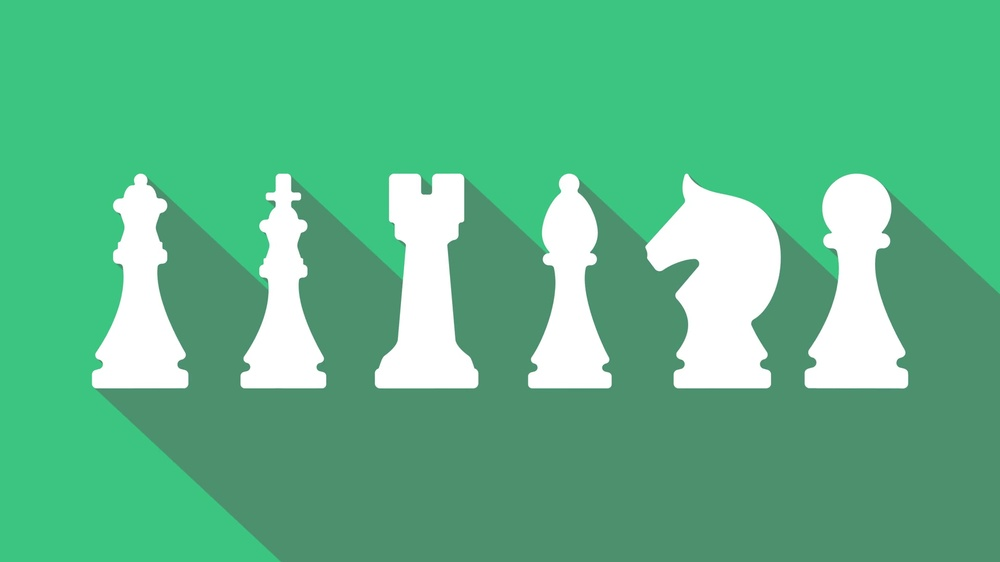
%> input picture titleImage.jpg, 1000 x 562 px, shrunk from 1920 x 1080 before the run
$ octave --eval "result = elaborationTwo(imread('titleImage.jpg'));"   (GNU Octave 9; MATLAB toolbox functions it lacks are replaced by stand-ins)
%> lines starting %> are read from the running program, lines starting %| are printed output that depends on the picture
function out=elaborationTwo (image)


    image = rgb2gray(image);
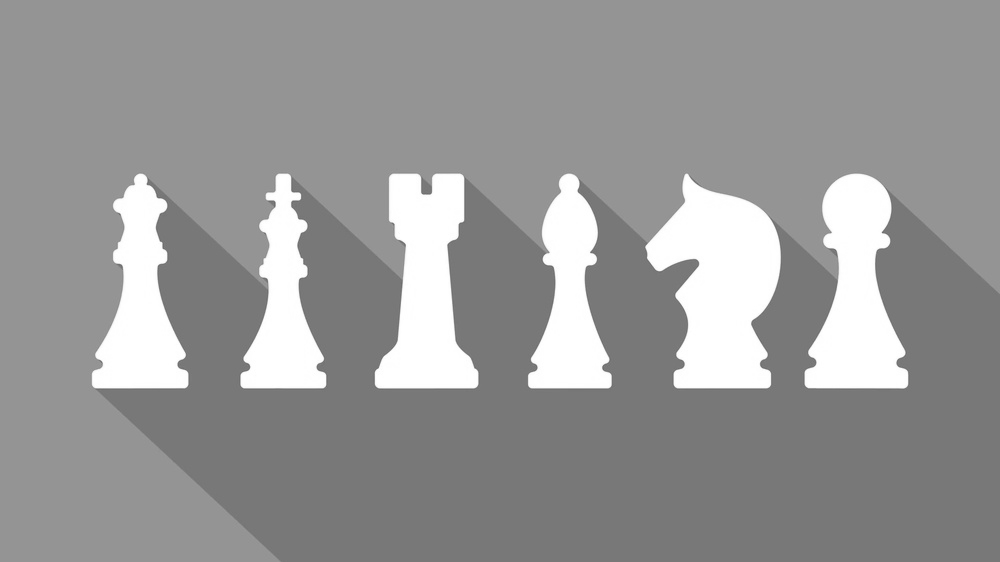
%> image: size 562x1000 uint8; min 103, max 255, mean 151.4
    image = im2double(image);
%> image: size 562x1000 double

    out = imadjust(image);
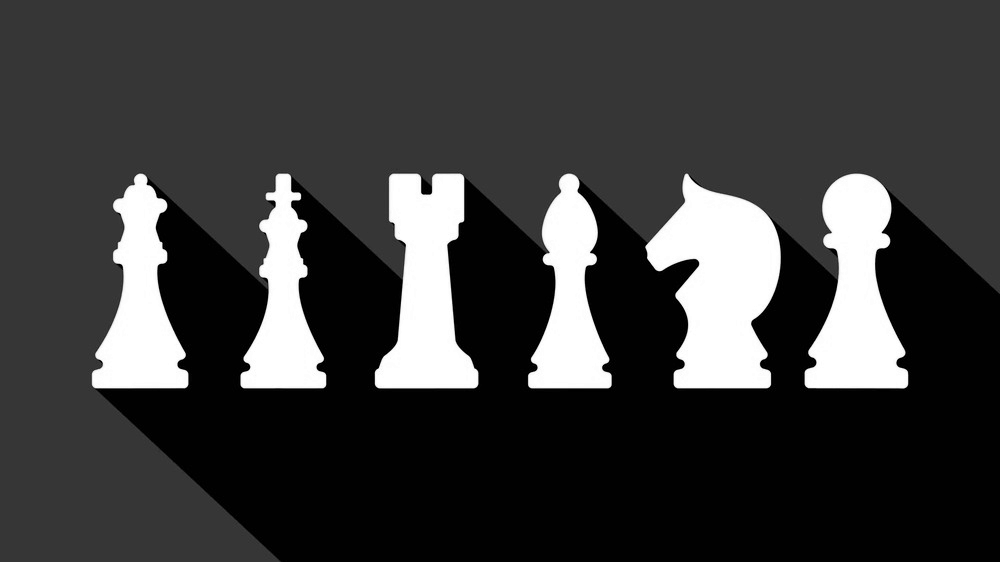
%> out: size 562x1000 double; min 0, max 1, mean 0.239

end
